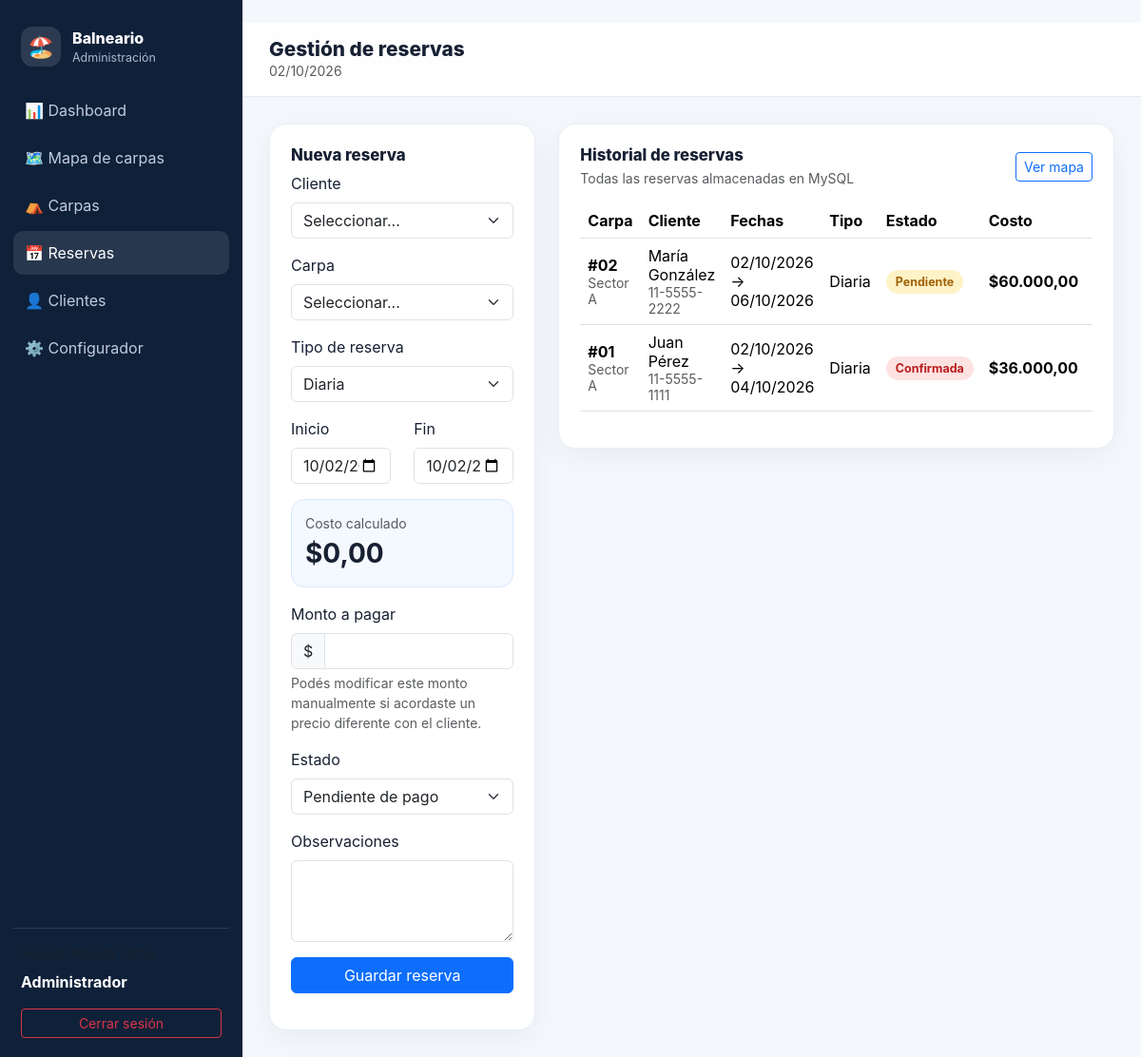
Page /reservas.php (signed in) on the committed database.
### tables this page shows
CREATE TABLE reservas (
    id INT AUTO_INCREMENT PRIMARY KEY,
    carpa_id INT NOT NULL,
    cliente_id INT NOT NULL,
    tipo_reserva ENUM('diaria','quincenal','mensual','temporada') NOT NULL DEFAULT 'diaria',
    fecha_inicio DATE NOT NULL,
    fecha_fin DATE NOT NULL,
    estado ENUM('pendiente','confirmada','cancelada','finalizada') NOT NULL DEFAULT 'pendiente',
    costo_total DECIMAL(12,2) NOT NULL DEFAULT 0,
    observaciones TEXT,
    creado_en TIMESTAMP DEFAULT CURRENT_TIMESTAMP,
    actualizado_en TIMESTAMP DEFAULT CURRENT_TIMESTAMP ON UPDATE CURRENT_TIMESTAMP,
    CONSTRAINT fk_reserva_carpa FOREIGN KEY (carpa_id) REFERENCES carpas(id) ON DELETE RESTRICT,
    CONSTRAINT fk_reserva_cliente FOREIGN KEY (cliente_id) REFERENCES clientes(id) ON DELETE RESTRICT,
    INDEX idx_reserva_fechas (fecha_inicio, fecha_fin),
    INDEX idx_reserva_estado (estado)
);

CREATE TABLE carpas (
    id INT AUTO_INCREMENT PRIMARY KEY,
    numero VARCHAR(20) NOT NULL UNIQUE,
    sector VARCHAR(60) NOT NULL,
    fila INT NOT NULL DEFAULT 1,
    columna INT NOT NULL DEFAULT 1,
    pos_x INT NOT NULL DEFAULT 40,
    pos_y INT NOT NULL DEFAULT 40,
    precio_diario DECIMAL(10,2) NOT NULL DEFAULT 12000.00,
    precio_quincenal DECIMAL(10,2) NOT NULL DEFAULT 150000.00,
    precio_mensual DECIMAL(10,2) NOT NULL DEFAULT 250000.00,
    precio_temporada DECIMAL(10,2) NOT NULL DEFAULT 700000.00,
    activa TINYINT(1) NOT NULL DEFAULT 1,
    creado_en TIMESTAMP DEFAULT CURRENT_TIMESTAMP,
    INDEX idx_carpas_sector (sector)
);

CREATE TABLE clientes (
    id INT AUTO_INCREMENT PRIMARY KEY,
    nombre VARCHAR(120) NOT NULL,
    dni VARCHAR(30) NOT NULL UNIQUE,
    telefono VARCHAR(40) DEFAULT '',
    email VARCHAR(120) DEFAULT '',
    creado_en TIMESTAMP DEFAULT CURRENT_TIMESTAMP
);

### reservas.php (the view, shortened to what this page needs)
<?php
require_once "conexion.php";
$editar = null;
$lista = $conexion->query("
    SELECT
        r.*,
        c.numero,
        c.sector,
        cl.nombre,
        cl.dni,
        cl.telefono
    FROM reservas r
    INNER JOIN carpas c ON c.id = r.carpa_id
    INNER JOIN clientes cl ON cl.id = r.cliente_id
    ORDER BY r.fecha_inicio DESC, r.id DESC
");
require_once "header.php";
?>
<div class="row g-4">
    <div class="col-xl-4">
        <div class="card-soft">
            <h2 class="section-title">
                <?= $editar ? "Editar reserva" : "Nueva reserva" ?>
            </h2>
            <form method="post" id="formReserva">
                <div class="mb-3">
                    <label class="form-label">
                        Cliente
                    </label>
                    <select
                        class="form-select"
                        name="cliente_id"
                        required
                    >
                        <option value="">
                            Seleccionar...
                        </option>
                    </select>
                </div>
                <div class="mb-3">
                    <label class="form-label">
                        Carpa
                    </label>
                    <select
                        class="form-select"
                        name="carpa_id"
                        id="carpaId"
                        required
                    >
                        <option value="">
                            Seleccionar...
                        </option>
                    </select>
                </div>
                <div class="mb-3">
                    <label class="form-label">
                        Tipo de reserva
                    </label>
                    <select
                        class="form-select"
                        name="tipo_reserva"
                        id="tipoReserva"
                    >
                        <?php foreach (
                            [
                                "diaria" => "Diaria",
                                "quincenal" => "Quincenal",
                                "mensual" => "Mensual",
                                "temporada" => "Temporada completa"
                            ] as $v => $txt
                        ): ?>
                            <option
                                value="<?= $v ?>"
                                <?= (($editar["tipo_reserva"] ?? "diaria") === $v) ? "selected" : "" ?>
                            >
                                <?= $txt ?>
                            </option>
                        <?php endforeach; ?>
                    </select>
                </div>
                <div class="row">
                    <div class="col-6 mb-3">
                        <label class="form-label">
                            Inicio
                        </label>
                        <input
                            type="date"
                            class="form-control"
                            name="fecha_inicio"
                            id="fechaInicio"
                            required
                            value="<?= htmlspecialchars($editar["fecha_inicio"] ?? date("Y-m-d")) ?>"
                        >
                    </div>
                    <div class="col-6 mb-3">
                        <label class="form-label">
                            Fin
                        </label>
                        <input
                            type="date"
                            class="form-control"
                            name="fecha_fin"
                            id="fechaFin"
                            required
                            value="<?= htmlspecialchars($editar["fecha_fin"] ?? date("Y-m-d")) ?>"
                        >
                    </div>
                </div>
                <div class="estimate-box mb-3">
                    <div class="small text-muted">
                        Costo calculado
                    </div>
                    <div
                        class="fs-3 fw-bold"
                        id="costoCalculado"
                    >
                        $0,00
                    </div>
                </div>
                <div class="mb-3">
                    <label class="form-label">
                        Monto a pagar
                    </label>
                    <div class="input-group">
                        <span class="input-group-text">
                            $
                        </span>
                        <input
                            type="number"
                            class="form-control"
                            name="costo_total"
                            id="costoTotal"
                            min="0"
                            step="0.01"
                            required
                            value="<?= htmlspecialchars($editar["costo_total"] ?? "0") ?>"
                        >
                    </div>
                    <div class="form-text">
                        Podés modificar este monto manualmente si acordaste
                        un precio diferente con el cliente.
                    </div>
                </div>
                <div class="mb-3">
                    <label class="form-label">
                        Estado
                    </label>
                    <select
                        class="form-select"
                        name="estado"
                    >
                        <?php foreach (
                            [
                                "pendiente" => "Pendiente de pago",
                                "confirmada" => "Confirmada",
                                "cancelada" => "Cancelada",
                                "finalizada" => "Finalizada"
                            ] as $v => $txt
                        ): ?>
                            <option
                                value="<?= $v ?>"
                                <?= (($editar["estado"] ?? "pendiente") === $v) ? "selected" : "" ?>
                            >
                                <?= $txt ?>
                            </option>
                        <?php endforeach; ?>
                    </select>
                </div>
                <div class="mb-3">
                    <label class="form-label">
                        Observaciones
                    </label>
                    <textarea
                        class="form-control"
                        name="observaciones"
                        rows="3"
                    ><?= htmlspecialchars($editar["observaciones"] ?? "") ?></textarea>
                </div>
                <button class="btn btn-primary w-100">
                    Guardar reserva
                </button>
            </form>
        </div>
    </div>
    <div class="col-xl-8">
        <div class="card-soft">
            <div class="d-flex justify-content-between align-items-center mb-3">
                <div>
                    <h2 class="section-title mb-1">
                        Historial de reservas
                    </h2>
                    <div class="text-muted small">
                        Todas las reservas almacenadas en MySQL
                    </div>
                </div>
                <a
                    href="mapa.php"
                    class="btn btn-outline-primary btn-sm"
                >
                    Ver mapa
                </a>
            </div>
            <div class="table-responsive">
                <table class="table align-middle">
                    <thead>
                        <tr>
                            <th>Carpa</th>
                            <th>Cliente</th>
                            <th>Fechas</th>
                            <th>Tipo</th>
                            <th>Estado</th>
                            <th>Costo</th>
                            <th></th>
                        </tr>
                    </thead>
                    <tbody>
                    <?php while ($r = $lista->fetch_assoc()): ?>
                        <tr>
                            <td>
                                <strong>
                                    #<?= htmlspecialchars($r["numero"]) ?>
                                </strong>
                                <div class="small text-muted">
                                    <?= htmlspecialchars($r["sector"]) ?>
                                </div>
                            </td>
                            <td>
                                <?= htmlspecialchars($r["nombre"]) ?>
                                <div class="small text-muted">
                                    <?= htmlspecialchars($r["telefono"]) ?>
                                </div>
                            </td>
                            <td>
                                <?= date("d/m/Y", strtotime($r["fecha_inicio"])) ?>
                                →
                                <?= date("d/m/Y", strtotime($r["fecha_fin"])) ?>
                            </td>
                            <td>
                                <?= ucfirst($r["tipo_reserva"]) ?>
                            </td>
                            <td>
                                <span class="status status-<?= htmlspecialchars($r["estado"]) ?>">
                                    <?= ucfirst($r["estado"]) ?>
                                </span>
                            </td>
                            <td>
                                <strong>
                                    $<?= number_format($r["costo_total"], 2, ",", ".") ?>
                                </strong>
                            </td>
                            <td class="text-end">
                            </td>
                        </tr>
                    <?php endwhile; ?>
                    </tbody>
                </table>
            </div>
        </div>
    </div>
</div>
<?php require_once "footer.php"; ?>

### estilos.css (style rules this page uses)
:root { --primary: #0d6efd; --bg: #f4f7fb; --card: #ffffff; --text: #172033; --muted: #6c7891; }
body { background: var(--bg); color: var(--text); font-family: Inter, system-ui, -apple-system, Segoe UI, Roboto, Arial, sans-serif; }
.card-soft { background: var(--card); border-radius: 18px; padding: 22px; border: 1px solid #e9eef5; box-shadow: 0 8px 30px rgba(22, 34, 51, .05); }
.section-title { font-size: 1.05rem; font-weight: 800; }
.status { display: inline-flex; align-items: center; border-radius: 999px; padding: 5px 10px; font-size: .78rem; font-weight: 700; }
.status-confirmada, .status-ocupado { background: #fee2e2; color: #b91c1c; }
.status-pendiente { background: #fef3c7; color: #a16207; }
.estimate-box { background: #f4f8ff; border: 1px solid #d8e7ff; border-radius: 14px; padding: 14px; }

### rows in the picture
reservas: carpa.numero "02", carpa.sector "Sector A", cliente.nombre "María González", cliente.telefono "11-5555-2222", fecha_inicio "02/10/2026", fecha_fin "06/10/2026", tipo_reserva "Diaria", estado "Pendiente", costo_total "60.000,00"
reservas: carpa.numero "01", carpa.sector "Sector A", cliente.nombre "Juan Pérez", cliente.telefono "11-5555-1111", fecha_inicio "02/10/2026", fecha_fin "04/10/2026", tipo_reserva "Diaria", estado "Confirmada", costo_total "36.000,00"

### other values in the picture
$_SESSION["admin_nombre"] "Administrador"
$titulo "Gestión de reservas"
form field tipo_reserva "Diaria"
form field estado "Pendiente de pago"
